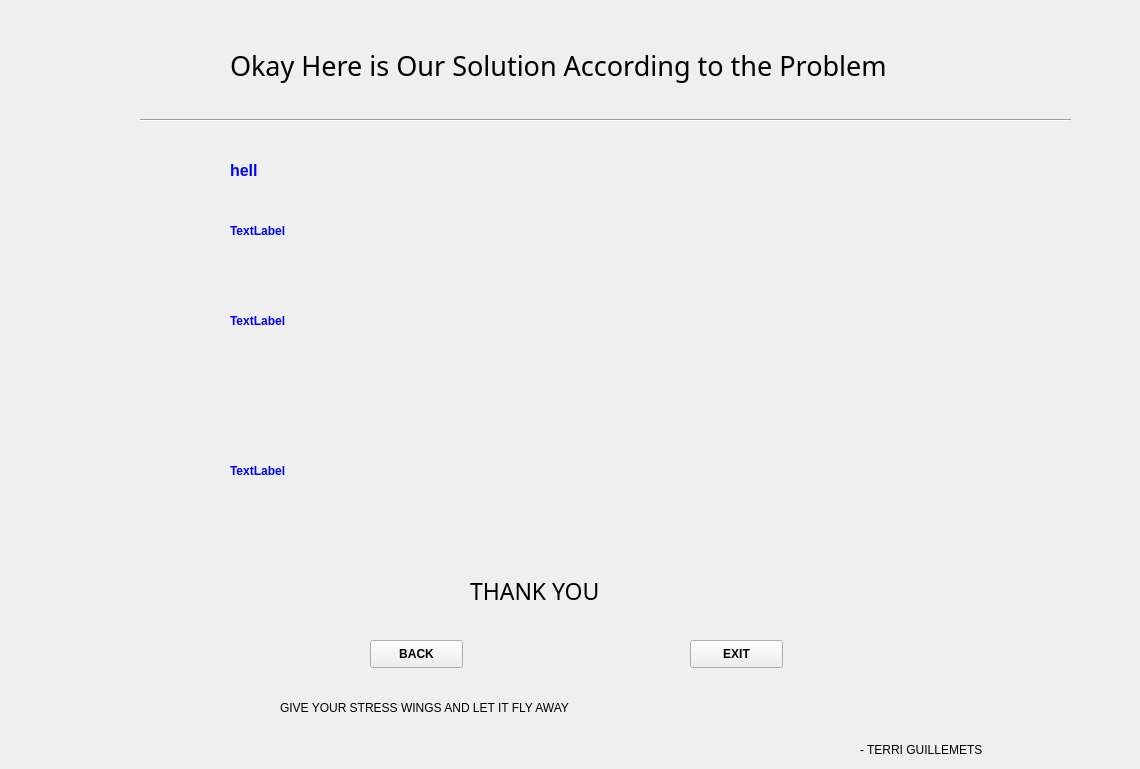
    <widget class="QWidget" name="page_5">
     <widget class="QLabel" name="label_9">
      <property name="geometry">
       <rect>
        <x>230</x>
        <y>40</y>
        <width>731</width>
        <height>51</height>
       </rect>
      </property>
      <property name="font">
       <font>
        <family>Old English Text MT</family>
        <pointsize>20</pointsize>
        <weight>50</weight>
        <italic>false</italic>
        <bold>false</bold>
       </font>
      </property>
      <property name="styleSheet">
       <string notr="true">
font: 20pt &quot;Old English Text MT&quot;;</string>
      </property>
      <property name="text">
       <string>Okay Here is Our Solution According to the Problem</string>
      </property>
     </widget>
     <widget class="QLabel" name="label_10">
      <property name="geometry">
       <rect>
        <x>230</x>
        <y>150</y>
        <width>741</width>
        <height>41</height>
       </rect>
      </property>
      <property name="font">
       <font>
        <pointsize>12</pointsize>
        <weight>75</weight>
        <bold>true</bold>
       </font>
      </property>
      <property name="mouseTracking">
       <bool>true</bool>
      </property>
      <property name="styleSheet">
       <string notr="true">alternate-background-color: rgb(255, 255, 255);
color:blue</string>
      </property>
      <property name="text">
       <string>hell</string>
      </property>
      <property name="scaledContents">
       <bool>false</bool>
      </property>
     </widget>
     <widget class="QPushButton" name="pushButton_17">
      <property name="geometry">
       <rect>
        <x>370</x>
        <y>640</y>
        <width>93</width>
        <height>28</height>
       </rect>
      </property>
      <property name="font">
       <font>
        <weight>75</weight>
        <bold>true</bold>
       </font>
      </property>
      <property name="text">
       <string>BACK</string>
      </property>
     </widget>
     <widget class="QPushButton" name="pushButton_18">
      <property name="geometry">
       <rect>
        <x>690</x>
        <y>640</y>
        <width>93</width>
        <height>28</height>
       </rect>
      </property>
      <property name="font">
       <font>
        <weight>75</weight>
        <bold>true</bold>
       </font>
      </property>
      <property name="text">
       <string>EXIT</string>
      </property>
     </widget>
     <widget class="QLabel" name="label_12">
      <property name="geometry">
       <rect>
        <x>230</x>
        <y>200</y>
        <width>741</width>
        <height>61</height>
       </rect>
      </property>
      <property name="font">
       <font>
        <pointsize>9</pointsize>
        <weight>75</weight>
        <bold>true</bold>
       </font>
      </property>
      <property name="styleSheet">
       <string notr="true">color:blue</string>
      </property>
      <property name="text">
       <string>TextLabel</string>
      </property>
     </widget>
     <widget class="QLabel" name="label_13">
      <property name="geometry">
       <rect>
        <x>230</x>
        <y>290</y>
        <width>741</width>
        <height>61</height>
       </rect>
      </property>
      <property name="font">
       <font>
        <pointsize>9</pointsize>
        <weight>75</weight>
        <bold>true</bold>
       </font>
      </property>
      <property name="styleSheet">
       <string notr="true">color:blue</string>
      </property>
      <property name="text">
       <string>TextLabel</string>
      </property>
     </widget>
     <widget class="QLabel" name="label_14">
      <property name="geometry">
       <rect>
        <x>230</x>
        <y>380</y>
        <width>741</width>
        <height>181</height>
       </rect>
      </property>
      <property name="font">
       <font>
        <pointsize>9</pointsize>
        <weight>75</weight>
        <bold>true</bold>
       </font>
      </property>
      <property name="styleSheet">
       <string notr="true">color:blue</string>
      </property>
      <property name="text">
       <string>TextLabel</string>
      </property>
     </widget>
     <widget class="QLabel" name="label_15">
      <property name="geometry">
       <rect>
        <x>470</x>
        <y>570</y>
        <width>221</width>
        <height>41</height>
       </rect>
      </property>
      <property name="font">
       <font>
        <family>Showcard Gothic</family>
        <pointsize>17</pointsize>
        <weight>50</weight>
        <italic>false</italic>
        <bold>false</bold>
       </font>
      </property>
      <property name="styleSheet">
       <string notr="true">font: 17pt &quot;Showcard Gothic&quot;;</string>
      </property>
      <property name="text">
       <string>THANK YOU</string>
      </property>
     </widget>
     <widget class="Line" name="line">
      <property name="geometry">
       <rect>
        <x>140</x>
        <y>110</y>
        <width>931</width>
        <height>20</height>
       </rect>
      </property>
      <property name="styleSheet">
       <string notr="true"/>
      </property>
      <property name="orientation">
       <enum>Qt::Horizontal</enum>
      </property>
     </widget>
     <widget class="QLabel" name="label_20">
      <property name="geometry">
       <rect>
        <x>280</x>
        <y>700</y>
        <width>561</width>
        <height>16</height>
       </rect>
      </property>
      <property name="styleSheet">
       <string notr="true">font: 10pt &quot;Snap ITC&quot;;</string>
      </property>
      <property name="text">
       <string>GIVE YOUR STRESS WINGS AND LET IT FLY AWAY</string>
      </property>
     </widget>
     <widget class="QLabel" name="label_21">
      <property name="geometry">
       <rect>
        <x>860</x>
        <y>740</y>
        <width>271</width>
        <height>20</height>
       </rect>
      </property>
      <property name="styleSheet">
       <string notr="true">font: 10pt &quot;Snap ITC&quot;;</string>
      </property>
      <property name="text">
       <string>- TERRI GUILLEMETS</string>
      </property>
     </widget>
    </widget>
